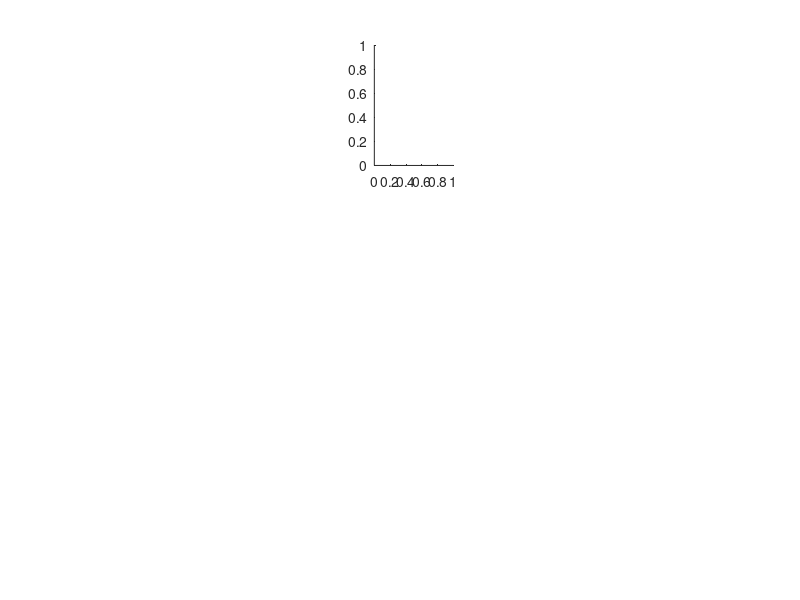

Write MATLAB code to recreate this figure. (Note: this script raises an error after producing the figure.)
theta = (0:pi/100:pi)';
phi = 0:pi/100:2*pi;
a = permute(cat(3,zeros(3),0.15*eye(3)),[3,1,2]);

subplot(3,5,3)
f = real(SphericalHarmonic(0,0,theta,phi));
surf((sin(theta)*cos(phi)).*abs(f).^2,(sin(theta)*sin(phi)).*abs(f).^2,(cos(theta)*ones(size(phi))).*abs(f).^2,abs(f).^2);
alpha(0.5)
camlight
line(a(:,:,1),a(:,:,2),a(:,:,3),'color',[0.5 0.3 1])
view([137.5 30])
axis off
axis image

subplot(3,5,3)
f = real(SphericalHarmonic(0,0,theta,phi));
surf((sin(theta)*cos(phi)).*abs(f).^2,(sin(theta)*sin(phi)).*abs(f).^2,(cos(theta)*ones(size(phi))).*abs(f).^2,abs(f).^2);
line(a(:,:,1),a(:,:,2),a(:,:,3),'color',[0.5 0.3 1])
view([137.5 30])
axis off
axis image


f = real(SphericalHarmonic(1,0,theta,phi));
surf((sin(theta)*cos(phi)).*abs(f).^2,(sin(theta)*sin(phi)).*abs(f).^2,(cos(theta)*ones(size(phi))).*abs(f).^2,abs(f).^2);
a = permute(cat(3,zeros(3),0.15*eye(3)),[3,1,2]);
line(a(:,:,1),a(:,:,2),a(:,:,3),'color',[0.5 0.3 1])
view([137.5 30])
axis off
axis image

